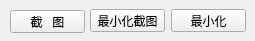
<?xml version="1.0" encoding="UTF-8"?>
<ui version="4.0">
 <class>ScreenShoter</class>
 <widget class="QWidget" name="ScreenShoter">
  <property name="geometry">
   <rect>
    <x>0</x>
    <y>0</y>
    <width>255</width>
    <height>41</height>
   </rect>
  </property>
  <property name="sizePolicy">
   <sizepolicy hsizetype="Fixed" vsizetype="Fixed">
    <horstretch>0</horstretch>
    <verstretch>0</verstretch>
   </sizepolicy>
  </property>
  <property name="maximumSize">
   <size>
    <width>257</width>
    <height>41</height>
   </size>
  </property>
  <property name="windowTitle">
   <string>Widget</string>
  </property>
  <widget class="QPushButton" name="pbtnShotAndMin">
   <property name="geometry">
    <rect>
     <x>90</x>
     <y>9</y>
     <width>75</width>
     <height>23</height>
    </rect>
   </property>
   <property name="text">
    <string>最小化截图</string>
   </property>
  </widget>
  <widget class="QPushButton" name="pbtnMin">
   <property name="geometry">
    <rect>
     <x>171</x>
     <y>9</y>
     <width>75</width>
     <height>23</height>
    </rect>
   </property>
   <property name="text">
    <string>最小化</string>
   </property>
  </widget>
  <widget class="QPushButton" name="pbtnShot">
   <property name="geometry">
    <rect>
     <x>10</x>
     <y>10</y>
     <width>75</width>
     <height>23</height>
    </rect>
   </property>
   <property name="text">
    <string>截   图</string>
   </property>
  </widget>
 </widget>
 <layoutdefault spacing="6" margin="11"/>
 <tabstops>
  <tabstop>pbtnShot</tabstop>
  <tabstop>pbtnShotAndMin</tabstop>
  <tabstop>pbtnMin</tabstop>
 </tabstops>
 <resources/>
 <connections/>
</ui>
